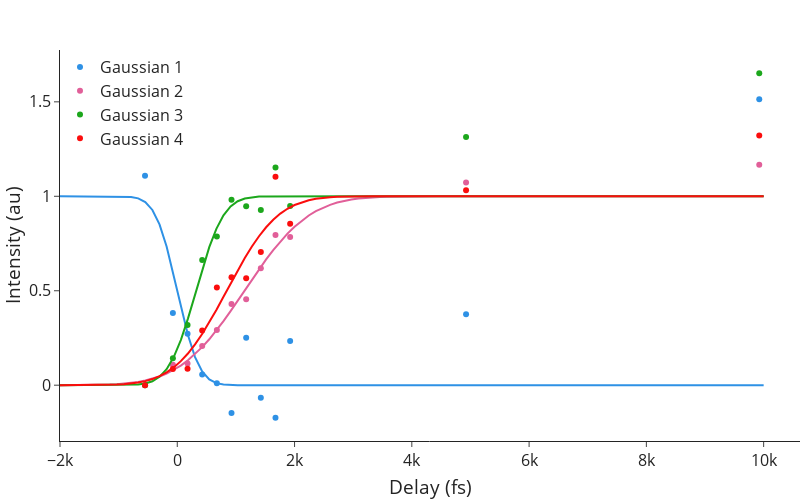

The notebook cell this image was saved under:
### Markdown cell above
### Calculate Lifetimes

### Code cell
def func(t,a,b,t0,sigma):
    return a*scipy.special.erf((t-t0)/sigma)+a+b

def CopyTrends_Clicked(b):
    ToCopy = TrendParameters
    ToCopy.to_clipboard()

Run = importlib.import_module(SelectRun.value.replace('.py',''), package=None)
importlib.reload(Run)
run = Run.Run()
Par = run.Parameters(SelectRegion.value)

Parameters2Fit = FitParameters.copy()
Parameters2Fit = Parameters2Fit[Parameters2Fit.Delay > min(Par['TrendDelayRange'])]
Parameters2Fit = Parameters2Fit[Parameters2Fit.Delay < max(Par['TrendDelayRange'])]

FitModel = Model(func)
Parameters = FitModel.make_params()

Parameters['b'].min = 0
Parameters['t0'].min = 0
Parameters['sigma'].min = 0

TrendParameters = df(index=['a','b','t0','sigma'])
x = Parameters2Fit['Delay']
fit_x = np.linspace(-2000, 10000, 100)
fig = go.Figure()
FitsResults = list()
Color = px.colors.qualitative.Dark24
TrendNames = list()
for Name in Parameters2Fit.columns :
    if 'amp' in Name :
        TrendNames.append(Name)

for idx,column in enumerate(TrendNames) :
    if column in Par['TrendFits'] :
        Parameters['a'].value = Par['TrendFits'][column]['a']
        Parameters['b'].value = Par['TrendFits'][column]['b']
        Parameters['t0'].value = Par['TrendFits'][column]['t0']
        Parameters['sigma'].value = Par['TrendFits'][column]['sigma']
    y = Parameters2Fit[column]
    FitResults = FitModel.fit(y, Parameters, t=x)
    FitsResults.append(FitResults)
    fit_y = FitResults.eval(t=fit_x)
    Min = min(fit_y)
    Max = max(fit_y-Min)
    TrendParameters[column] = np.array((FitResults.params['a'].value,FitResults.params['b'].value,FitResults.params['t0'].value,FitResults.params['sigma'].value))
    fig.add_trace(go.Scatter(x=FitParameters['Delay'],y=(FitParameters[column]-Min)/Max,mode='markers',name=('Gaussian '+str(idx+1)),line_color=Color[idx]))
    fig.add_trace(go.Scatter(x=fit_x,y=(fit_y-Min)/Max,mode='lines',showlegend = False,line_color=Color[idx]))

fig.update_layout(xaxis_title='Delay (fs)',yaxis_title='Intensity (au)',font_size=16,legend_title='',width=800,height=500)
fig.show()
TrendParameters = TrendParameters.T
display(TrendParameters)

CopyTrends = widgets.Button(description="Copy Fit Parameters")
CopyTrends.on_click(CopyTrends_Clicked)
display(CopyTrends)
